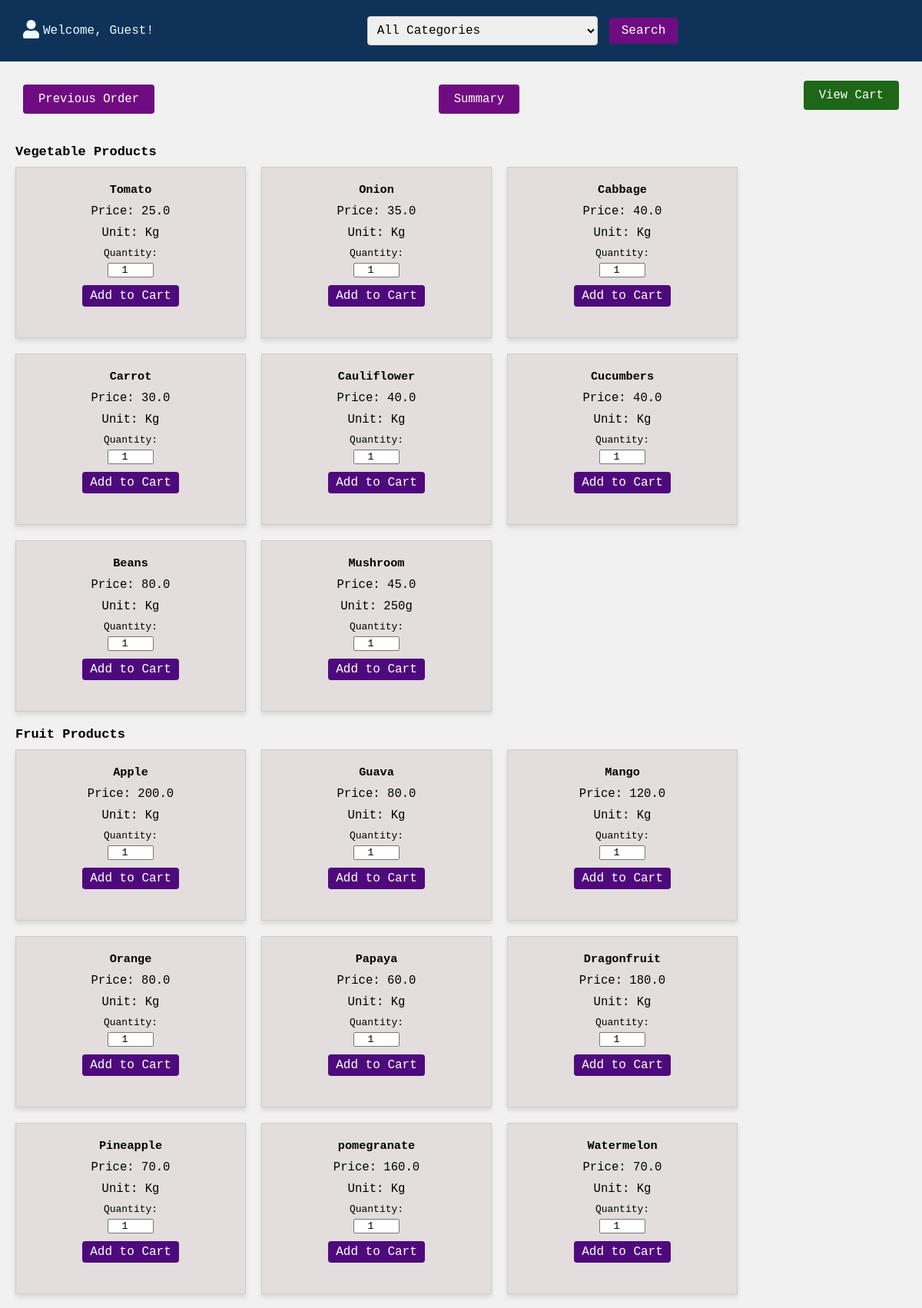
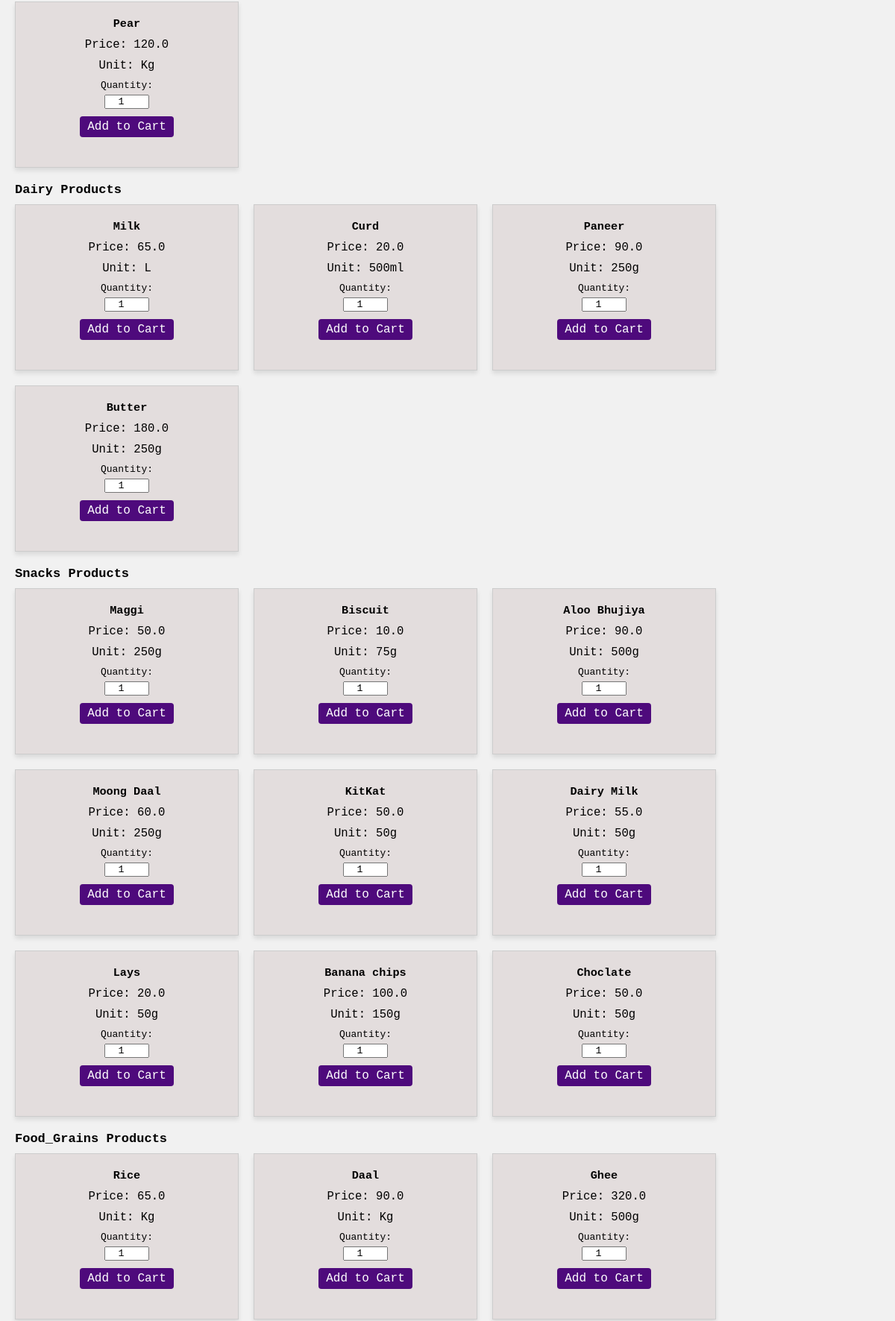
Screenshot of /user_dashboard (upper part) with the database file from the repository (2 pictures, top to bottom).
### models.py (models this page shows)
class Product(db.Model):
    product_id = db.Column(db.Integer, primary_key=True)
    product_name = db.Column(db.String, nullable=False)
    quantity = db.Column(db.Integer, nullable=False, default=0)
    out_of_stock = db.Column(db.Boolean, nullable=False, default=False)
    category = db.Column(db.String, nullable=False)
    unit = db.Column(db.String, nullable=False)
    price_per_unit = db.Column(db.Float, nullable=False)

### app.py (the view)
@app.route('/user_dashboard', methods=['GET', 'POST'])
def user_dashboard():
    search_term = request.args.get('category_search')
    category_filter = request.args.get('category')
    categories = Category.query.all()
    products_by_category = {}
    if search_term:
        products = Product.query.filter(
            Product.category.ilike(f"%{search_term}%")
        ).all()
    elif category_filter:
        products = Product.query.filter_by(category=category_filter).all()
    else:
        products = Product.query.all()
    current_user_name = current_user.username if current_user.is_authenticated else None
    for product in products:
        if product.category not in products_by_category:
            products_by_category[product.category] = []
        products_by_category[product.category].append(product)
    return render_template('user_dashboard.html', products_by_category=products_by_category, search_term=search_term, categories=categories, current_user_name=current_user_name)

### templates/user_dashboard.html (shortened to what this page needs)
<!DOCTYPE html>
<html>
<head>
    <link rel="stylesheet" href="{{ url_for('static', filename='style.css') }}">
    <link rel="stylesheet" href="{{ url_for('static', filename='cart.css') }}">
    <link rel="stylesheet" href="https://cdnjs.cloudflare.com/ajax/libs/font-awesome/5.15.3/css/all.min.css">
</head>
<body>
    <div class="header">
        <div class="user-info">
            {% if current_user_name %}
                <span class="user-icon"><i class="fas fa-user"></i></span>
                <span class="user-name">Welcome, {{ current_user_name }}!</span>
            {% else %}
                <span class="user-icon"><i class="fas fa-user"></i></span>
                <span class="user-name">Welcome, Guest!</span>
            {% endif %}
        </div>
        <div class="search-bar-container">
            <form method="get" action="user_dashboard">
                <select id="category" name="category">
                    <option value="">All Categories</option>
                </select>
                <button type="submit">Search</button>
            </form>
        </div>
    </div>
    <div class="button-container">
        <div class="control">
            <form method="get" action="{{ url_for('orders') }}">
                <button type="submit" class="previous-orders-button">Previous Order</button>
            </form>
        </div>
        <div class="control">
            <form method="get" action="{{ url_for('user_summary') }}">
                <button type="submit" class="previous-orders-button">Summary</button>
            </form>
        </div>
        <div class="control">
            <form method="get" action="{{ url_for('cart') }}">
                <button type="submit" class="view-cart-button1">View Cart</button>
            </form>
        </div>
    </div>
    {% for category, products in products_by_category.items() %}
        <h2>{{ category }} Products</h2>
        <div class="product-cards">
            {% for product in products %}
                <div class="product-card">
                    <h3>{{ product.product_name }}</h3>
                    <p>Price: {{ product.price_per_unit }} </p>
                    <p>Unit: {{ product.unit }} </p>
                    {% if product.out_of_stock %}
                    <p class="out-of-stock">Out of Stock</p>
                    {% else %}
                    <form method="post" action="{{ url_for('add_to_cart', product_id=product.product_id) }}">
                        <label for="quantity">Quantity:</label>
                        <input type="number" id="quantity" name="quantity" value="1" min="1">
                        <button type="submit">Add to Cart</button>
                    </form>
                    {% endif %}
                </div>
            {% endfor %}
        </div>
    {% endfor %}
</body>
</html>

### static/style.css (style rules this page uses)
* { padding: 0%; margin: 0%; font-family: monospace; box-sizing: border-box; }
.header { background: #0f3358; display: grid; grid-template-columns: repeat(3,1fr); padding: 0px 25px; height: 80px; align-items: center; }
body { background: #f1f1f1; }
h2 { font-weight: 600; font-size: 17px; margin-left: 20px; }
.product-cards { display: flex; flex-wrap: wrap; gap: 20px; margin-top: 10px; margin-bottom: 20px; margin-left: 20px; }
.product-card { border: 1px solid #ccc; padding: 20px; width: 300px; background-color: #e3dddd; box-shadow: 0 4px 6px rgba(0, 0, 0, 0.1); text-align: center; }
.product-card p { font-size: 1.2rem; margin: 10px 0; }
.product-card form { display: flex; flex-direction: column; align-items: center; }
.product-card label { font-size: 1rem; margin-bottom: 5px; }
.product-card input[type="number"] { width: 60px; text-align: center; }
.product-card button { background-color: #4e0a7c; color: #fff; padding: 5px 10px; border: none; cursor: pointer; margin-top: 10px; }
.view-cart-button1 { background-color: #1e6718; color: #fff; padding: 10px 20px; font-size: 1.2rem; border: none; cursor: pointer; align-items: flex-end; margin-top: 10px; }
form { display: flex; align-items: center; justify-content: center; margin-bottom: 20px; }
#category { padding: 8px; font-size: 16px; border: 1px solid #ccc; border-radius: 4px; margin-right: 15px; width: 300px; }
button { padding: 8px 16px; font-size: 16px; background-color: #700c82; color: #fff; border: none; border-radius: 4px; cursor: pointer; }
.button-container { display: flex; justify-content: space-between; margin-top: 20px; margin-bottom: 20px; margin-left: 20px; margin-right: 20px; }
.control { display: flex; }
.view-cart-button1, .previous-orders-button { margin: 0 10px; }

### static/cart.css (style rules this page uses)
.previous-orders-button { background-color: #700c82; color: #fff; padding: 10px 20px; font-size: 1.2rem; border: none; cursor: pointer; align-items: flex-end; margin-top: 10px; }

### templates/user_dashboard.html (style rules this page uses)
.header { display: flex; justify-content: space-between; align-items: center; padding: 30px; }
.user-info { display: flex; align-items: center; }
.user-icon { font-size: 24px; margin-right: 5px; color: aliceblue; }
.user-name { font-size: 16px; color: aliceblue; }
.search-bar-container { flex-grow: 1; display: flex; padding-top: 20px; justify-content: center; align-items: center; }

### rows the page displays
Product: category "Vegetable", product_name "Tomato", price_per_unit "25.0", unit "Kg"
Product: product_name "Onion", price_per_unit "35.0", unit "Kg"
Product: product_name "Cabbage", price_per_unit "40.0", unit "Kg"
Product: product_name "Carrot", price_per_unit "30.0", unit "Kg"
Product: product_name "Cauliflower", price_per_unit "40.0", unit "Kg"
Product: product_name "Cucumbers", price_per_unit "40.0", unit "Kg"
Product: product_name "Beans", price_per_unit "80.0", unit "Kg"
Product: product_name "Mushroom", price_per_unit "45.0", unit "250g"
Product: category "Fruit", product_name "Apple", price_per_unit "200.0", unit "Kg"
Product: product_name "Guava", price_per_unit "80.0", unit "Kg"
Product: product_name "Mango", price_per_unit "120.0", unit "Kg"
Product: product_name "Orange", price_per_unit "80.0", unit "Kg"
Product: product_name "Papaya", price_per_unit "60.0", unit "Kg"
Product: product_name "Dragonfruit", price_per_unit "180.0", unit "Kg"
Product: product_name "Pineapple", price_per_unit "70.0", unit "Kg"
Product: product_name "pomegranate", price_per_unit "160.0", unit "Kg"
Product: product_name "Watermelon", price_per_unit "70.0", unit "Kg"
Product: product_name "Pear", price_per_unit "120.0", unit "Kg"
Product: category "Dairy", product_name "Milk", price_per_unit "65.0", unit "L"
Product: product_name "Curd", price_per_unit "20.0", unit "500ml"
Product: product_name "Paneer", price_per_unit "90.0", unit "250g"
Product: product_name "Butter", price_per_unit "180.0", unit "250g"
Product: category "Snacks", product_name "Maggi", price_per_unit "50.0", unit "250g"
Product: product_name "Biscuit", price_per_unit "10.0", unit "75g"
Product: product_name "Aloo Bhujiya", price_per_unit "90.0", unit "500g"
Product: product_name "Moong Daal", price_per_unit "60.0", unit "250g"
Product: product_name "KitKat", price_per_unit "50.0", unit "50g"
Product: product_name "Dairy Milk", price_per_unit "55.0", unit "50g"
Product: product_name "Lays", price_per_unit "20.0", unit "50g"
Product: product_name "Banana chips", price_per_unit "100.0", unit "150g"
Product: product_name "Choclate", price_per_unit "50.0", unit "50g"
Product: category "Food_Grains", product_name "Rice", price_per_unit "65.0", unit "Kg"
Product: product_name "Daal", price_per_unit "90.0", unit "Kg"
Product: product_name "Ghee", price_per_unit "320.0", unit "500g"
